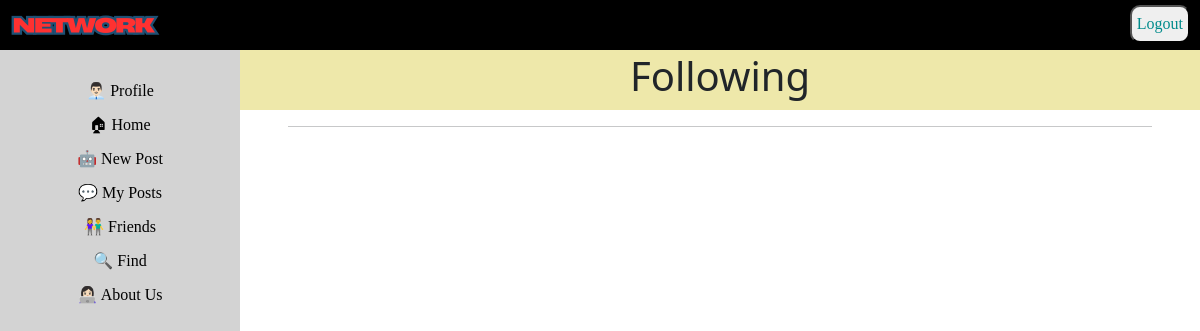
Before: /following (signed in) with the older database file.
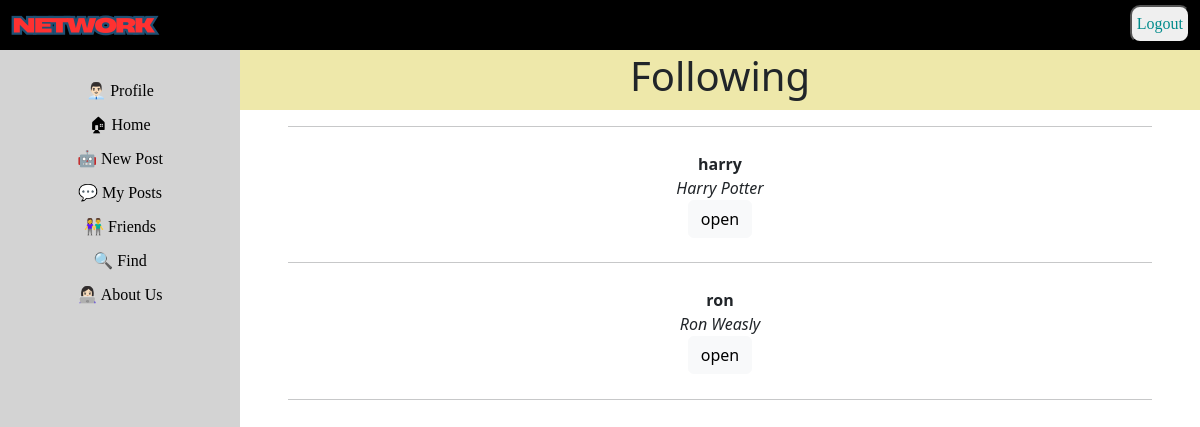
After: the same page with the newer database file.
### layout/models.py (models this page shows, shortened)
class Person(models.Model):
    username = models.CharField(max_length=64, blank=False, primary_key=True)
    image = models.ImageField(upload_to='', default="images.png" ,blank=True)
    bio = models.CharField(max_length=200, blank=True)
    name = models.CharField(max_length=100, blank=False)
    email = models.CharField(max_length=200, blank=True)
    DOB = models.CharField(max_length=100, blank=True)
    year_joined = models.DateTimeField(auto_now_add=True, blank=True)

### layout/views.py (the view, shortened to what this page needs)
# urls.py: path("following", views.following, name="following"),
@login_required
def following(request):
    user = request.user.username
    person = Person.objects.get(username = user)
    p = Follow_People.objects.get(uname = person)
    people = p.to_follow.all()
    return render(request, "afterlogin/following.html", {
        "people":people
    })

### layout/templates/afterlogin/following.html (shortened to what this page needs)
{% extends 'afterlogin/layout.html' %}  {% block content %} {% load static %}
<div id="following-heading">
    <h1>Following</h1>
</div>
<div id="people-containers">
    <hr>
    {% for p in people %}
        <div>
            <form method="post" action="{% url 'friend' %}">
                <strong>{{p.username}}</strong>
                <br>
                <i>{{p.name}}</i>
                <br>
                <button class="btn btn-light">open</button>
            </form>
        </div>
        <hr>
    {% endfor %}
</div>
{% endblock %}

Changed rows visible on the page:
added Person: username "harry", name "Harry Potter"
now on this page (row unchanged): Person: username "ron", name "Ron Weasly"
